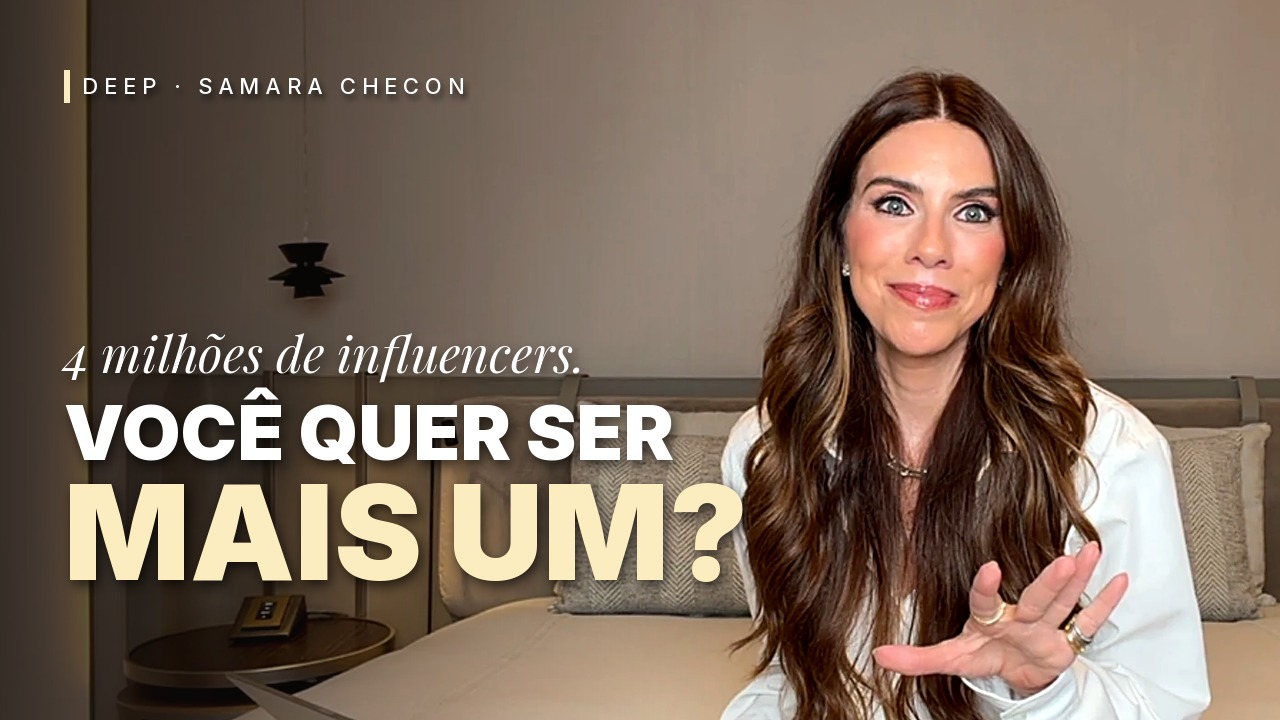
#> input picture projetos/deep-influencer/publicacao/thumb_DEEP_1280x720.jpg, 1280 x 720 px
$ python -i insercoes.py   (imports and definitions only)
#> lines starting #> are read from the running program, lines starting #| are printed output that depends on the picture
"""Etapa 4: textos (ASS), gráfico animado (PNG) e efeitos sonoros, no tempo da timeline final."""
import json
import os
import re
import subprocess
import unicodedata

import numpy as np
from PIL import Image, ImageDraw, ImageFilter

SR = 48000
FPS = 25
# [2 lines not run here, left out]


def norm(t):
    t = unicodedata.normalize("NFD", t.lower())
    return re.sub(r"[^a-z0-9]", "", "".join(c for c in t if unicodedata.category(c) != "Mn"))


# [1 line that did not run here, left out]


# [21 lines left out: functions achar, mapa, not called in this run]


# ----------------------------------------------------------------------------- inserções
# tipo, frase-âncora, procurar depois de, duração (ou frase final), conteúdo
INS = [
    ("titulo", "30", 72, 3.4, dict(serif="30% dos criadores", bold="NÃO MONETIZAM")),
    ("titulo", "não tem negócio", 96, "tem um cachê", dict(serif="a maioria que vive de publi", bold="NÃO TEM NEGÓCIO")),
    ("titulo", "tem um cachê", 99, 2.8, dict(serif="tem", bold="CACHÊ", eco="CACHÊ")),
    ("lista", "algoritmo mudar", 111, "agora negócio", dict(titulo="o cachê acaba quando…", itens=[
        ("algoritmo mudar", 111, "o algoritmo muda"),
        ("marca mudar", 116, "a marca muda de estratégia"),
        ("alguém mais novo", 119, "chega alguém mais novo")])),
    ("titulo", "outra coisa", 124, 2.2, dict(serif="negócio é", bold="OUTRA COISA")),
    ("capitulo", "mas por que tanta", 132, 3.6, dict(texto="POR QUE TODO MUNDO QUER ENTRAR")),
    ("titulo", "o resultado", 145, 2.3, dict(serif="a gente vê o resultado,", bold="NÃO O PROCESSO")),
    ("titulo", "18 meses", 148, 3.6, dict(serif="postando sem retorno", bold="18 MESES", eco="18")),
    ("titulo", "ilusão de controle", 160, 2.6, dict(serif="a ilusão de", bold="CONTROLE", eco="CONTROLE")),
    ("grafico", "o alcance orgânico", 181, "e aí aquela liberdade", dict(serif="alcance orgânico no Instagram", bold="-35%")),
    ("titulo", "dependência total", 192, 2.4, dict(serif="a liberdade vira", bold="DEPENDÊNCIA TOTAL")),
    ("capitulo", "e as marcas", 201, 3.6, dict(texto="O QUE O MERCADO COMPRA HOJE")),
    ("titulo", "quase 10 anos", 206, 2.8, dict(serif="no mercado há quase", bold="10 ANOS")),
    ("titulo", "era alcance", 218, 3.0, dict(serif="antes, as marcas compravam", bold="ALCANCE")),
    ("titulo", "comprando confiança", 237, 3.0, dict(serif="hoje, elas compram", bold="CONFIANÇA", eco="CONFIANÇA")),
    ("versus", "vale mais do que", 262, "porque vitrine", dict()),
    ("capitulo", "então qual é a diferença", 284, 3.8, dict(texto="QUEM SOBREVIVE × QUEM CONSTRÓI")),
    ("titulo", "três coisas", 301, 2.0, dict(serif="são", bold="3 COISAS", eco="3")),
    ("titulo", "ponto de vista próprio", 303, "nixo é categoria", dict(serif="1 · ter um", bold="PONTO DE VISTA PRÓPRIO")),
    ("titulo", "nixo é categoria", 306, 3.2, dict(serif="nicho é categoria. olhar é só seu.", bold="NICHO ≠ OLHAR")),
    ("titulo", "não depender de uma única plataforma", 335, "e daí a importância",
     dict(serif="2 · não depender de", bold="UMA ÚNICA PLATAFORMA")),
    ("titulo", "criar uma comunidade", 344, 2.6, dict(serif="a importância de criar uma", bold="COMUNIDADE", eco="COMUNIDADE")),
    ("titulo", "é só sua e isso", 379, "e a terceira", dict(serif="uma audiência que é", bold="SÓ SUA")),
    ("titulo", "publi é uma fonte de renda", 402, "modelo de negócio gente",
     dict(serif="3 · publi é fonte de renda,", bold="NÃO MODELO DE NEGÓCIO")),
    ("citacao", "o que eu estou construindo", 486, "dito isso", dict(
        serif="o que eu estou construindo que vai continuar existindo", bold="INDEPENDENTE DO ALGORITMO DE AMANHÃ?")),
    ("titulo", "4 milhões", 495, "você quer ser", dict(serif="quase", bold="4 MILHÕES", eco="4 MILHÕES",
                                                        extra="de criadores, só no Instagram")),
    ("titulo", "você quer ser mais um", 500, 0.84, dict(serif="você quer ser", bold="MAIS UM?")),
    ("proximo", "a diferença entre", 503, "agora sim", dict(serif="o que você fatura", bold="× O QUE VOCÊ CONSTRÓI")),
]

# ----------------------------------------------------------------------------- ASS
BRANCO, DESTAQUE = "&H00FFFFFF&", "&H00C0EDFC&"  # amarelo manteiga #FCEDC0 (o mesmo do "MAS")
CAB = """[Script Info]
ScriptType: v4.00+
PlayResX: 1920
PlayResY: 1080
WrapStyle: 2
ScaledBorderAndShadow: yes

[V4+ Styles]
Format: Name, Fontname, Fontsize, PrimaryColour, SecondaryColour, OutlineColour, BackColour, Bold, Italic, Underline, StrikeOut, ScaleX, ScaleY, Spacing, Angle, BorderStyle, Outline, Shadow, Alignment, MarginL, MarginR, MarginV, Encoding
Style: Serif,Playfair Display,92,&H00FFFFFF,&H00FFFFFF,&H00000000,&HB4000000,0,-1,0,0,100,100,0,0,1,0,1.5,5,0,0,0,1
Style: Bold,Inter Black,190,&H00C0EDFC,&H00FFFFFF,&H00000000,&HB4000000,0,0,0,0,100,100,-3,0,1,0,2,5,0,0,0,1
Style: Eco,Inter Black,640,&H00FFFFFF,&H00FFFFFF,&H00000000,&H00000000,0,0,0,0,100,100,-10,0,1,0,0,5,0,0,0,1
Style: Label,Inter Medium,30,&H00FFFFFF,&H00FFFFFF,&H00000000,&HB4000000,0,0,0,0,100,100,6,0,1,0,2,1,0,0,0,1
Style: Lista,Inter ExtraBold,62,&H00FFFFFF,&H00FFFFFF,&H00000000,&HB4000000,0,0,0,0,100,100,0,0,1,0,1.5,4,0,0,0,1

[Events]
Format: Layer, Start, End, Style, Name, MarginL, MarginR, MarginV, Effect, Text
"""


# [5 lines left out: function ts, not called in this run]


eventos = []
sfx = []  # (tempo_saida, tipo)


def ev(camada, ini, fim, estilo, texto):
    eventos.append(f"Dialogue: {camada},{ts(ini)},{ts(fim)},{estilo},,0,0,0,,{texto}")


def tamanho_bold(texto, base=190, largura=1700):
    # Inter Black ~0.68 em por caractere em caixa-alta
    return min(base, int(largura / (0.68 * max(len(texto), 1))))


# [49 lines left out: functions titulo, capitulo, lista, versus, citacao, proximo, not called in this run]


# gráfico: sequência de PNGs com a linha desenhando
def grafico(frames_total, pasta="grafico"):
    os.makedirs(pasta, exist_ok=True)
    W, H = 760, 420
    pts = [(40, 70), (170, 95), (300, 80), (430, 160), (560, 230), (700, 330)]
    for f in range(frames_total):
        prog = min(1, f / 22)
        alpha = min(1, f / 6, (frames_total - f) / 6)
        img = Image.new("RGBA", (W, H), (0, 0, 0, 0))
        dr = ImageDraw.Draw(img)
        # grade discreta
        for y in (80, 180, 280, 380):
            dr.line([(30, y), (W - 30, y)], fill=(255, 255, 255, 40), width=2)
        # linha até o progresso
        total = len(pts) - 1
        alvo = prog * total
        caminho = [pts[0]]
        for i in range(1, len(pts)):
            if i <= alvo:
                caminho.append(pts[i])
            else:
                fr = alvo - (i - 1)
                if fr > 0:
                    x0, y0 = pts[i - 1]
                    x1, y1 = pts[i]
                    caminho.append((x0 + (x1 - x0) * fr, y0 + (y1 - y0) * fr))
                break
        brilho = Image.new("RGBA", (W, H), (0, 0, 0, 0))
        ImageDraw.Draw(brilho).line(caminho, fill=(252, 237, 192, 150), width=22, joint="curve")
        brilho = brilho.filter(ImageFilter.GaussianBlur(12))
        img = Image.alpha_composite(img, brilho)
        dr = ImageDraw.Draw(img)
        dr.line(caminho, fill=(252, 237, 192, 255), width=8, joint="curve")
        for p in pts[: int(alvo) + 1]:
            dr.ellipse([p[0] - 9, p[1] - 9, p[0] + 9, p[1] + 9], fill=(255, 255, 255, 255))
        if alpha < 1:
            a = img.getchannel("A").point(lambda v: int(v * alpha))
            img.putalpha(a)
        img.save(f"{pasta}/{f:04d}.png")


grafico_info = None
# [34 lines not run here, left out]


# ----------------------------------------------------------------------------- SFX
def env(n, ataque, queda):
    t = np.arange(n) / SR
    return np.minimum(1, t / ataque) * np.exp(-t / queda)


# [33 lines left out: function som, not called in this run]


# [2 lines that did not run here, left out]
cache = {}
# [10 lines not run here, left out]

>>> import cv2
>>> picture = cv2.imread('../publicacao/thumb_DEEP_1280x720.jpg', cv2.IMREAD_GRAYSCALE)
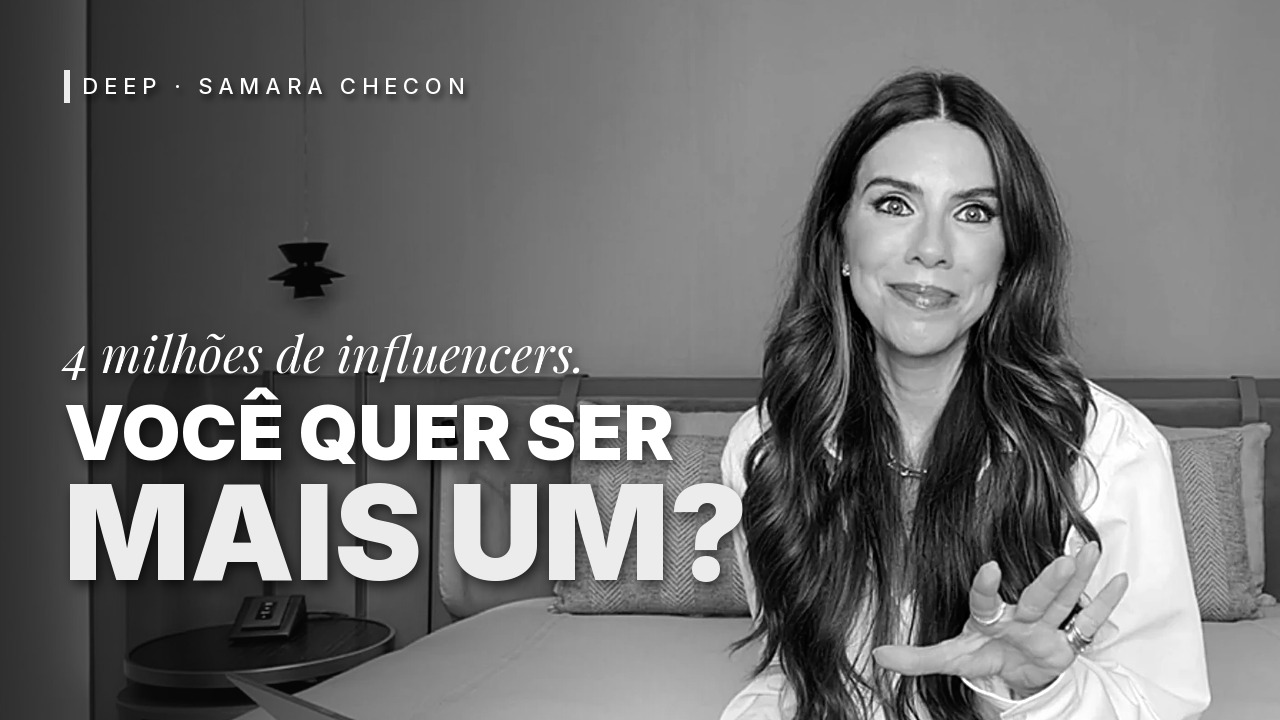
#> picture: shape (720, 1280); min 0, max 255, mean 111
>>> result = grafico(picture)
#> (the run stopped early here; a loop or call above may not have finished)
